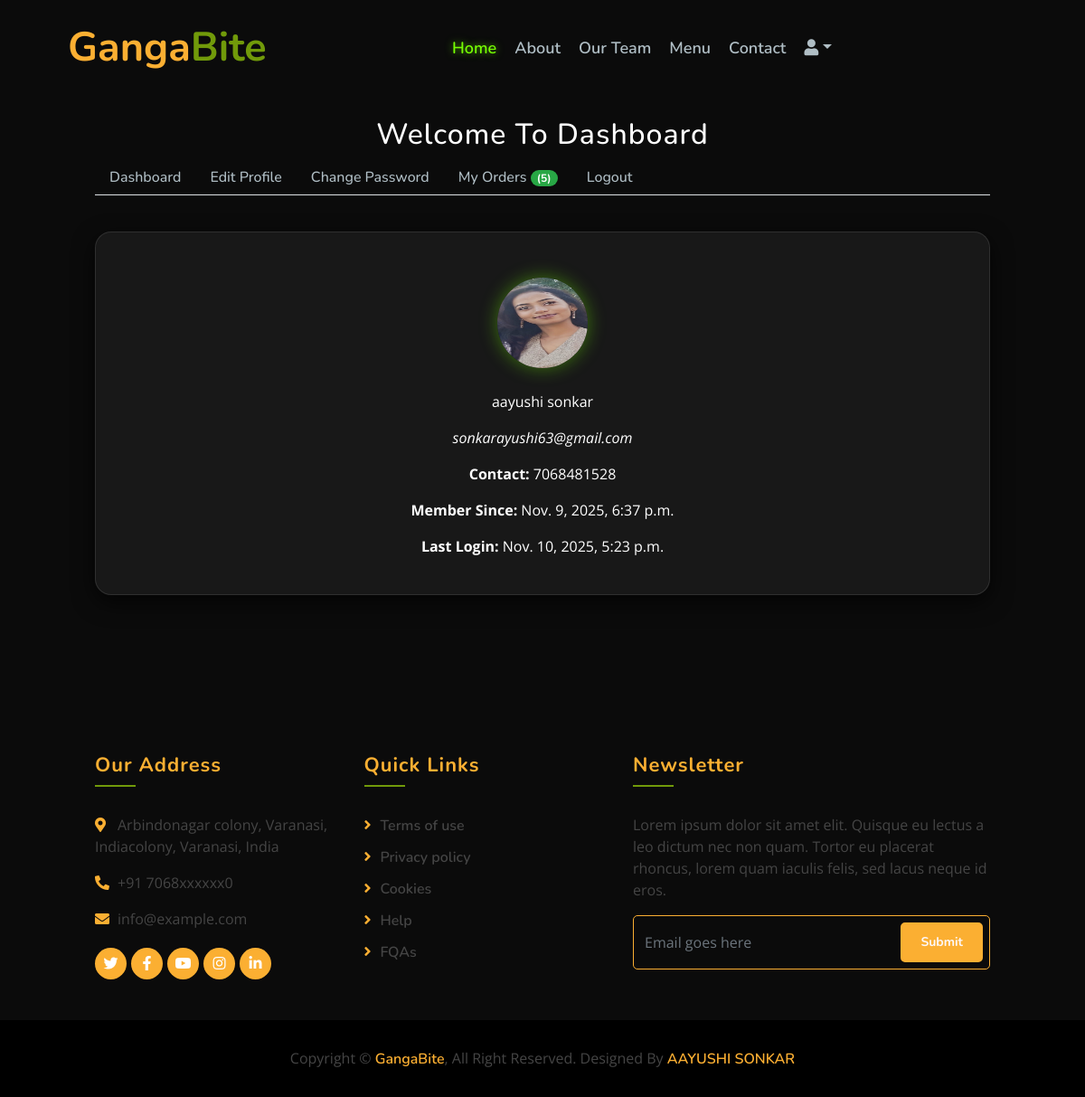
The app's page /dashboard/ (signed in) with its own data.
### myapp/models.py (models this page shows, shortened)
class Profile(models.Model):
    user = models.OneToOneField(User, on_delete=models.CASCADE)
    profile_pic = models.ImageField(upload_to='profiles/%Y/%m/%d', null=True, blank=True)
    contact_number = models.CharField(max_length=15, null=True, blank=True)
    address = models.TextField(blank=True)
    updated_on = models.DateTimeField(auto_now=True)
    class Meta:
        verbose_name_plural="Profile Table"

### myapp/views.py (the view, shortened to what this page needs)
# urls.py: path('dashboard/', views.dashboard, name='dashboard'),
def dashboard(request):
    if not request.user.is_authenticated:
        return HttpResponseRedirect('/login')
    context = {}
    login_user = get_object_or_404(User, id=request.user.id)
    profile, created = Profile.objects.get_or_create(user=login_user)
    context['profile'] = profile
    orders = Order.objects.filter(customer__user__id=request.user.id).order_by('-id')
    context['orders'] = orders
    return render(request, 'dashboard.html', context)

### template/dashboard.html (shortened to what this page needs)
{% extends "base.html" %}
{% block content %}
<section id="mu-contact" style="padding-top:100px;">
    <div class="container">
        <div class="row">
            <div class="col-md-12">
                <div class="mu-contact-area">
                    <div class="mu-heading-area text-center">
                        <h2 class="mu-heading-title" style="margin-top: 30px;">Welcome To Dashboard</h2>
                    </div>
                    <div class="mu-contact-content">
                        <ul class="nav nav-tabs">
                            <li class="nav-item">
                                <a href="#dash" class="nav-link" data-toggle="tab">Dashboard</a>
                            </li>
                            <li class="nav-item">
                                <a href="#edit" class="nav-link" data-toggle="tab">Edit Profile</a>
                            </li>
                            <li class="nav-item">
                                <a href="#cpass" class="nav-link" data-toggle="tab">Change Password</a>
                            </li>
                            <li class="nav-item">
                                <a href="#orders" class="nav-link" data-toggle="tab">My Orders
                                    <span class="badge badge-success badge-pill">({{orders|length}})</span>
                                </a>
                            </li>
                            <li class="nav-item">
                                <a href="{% url 'logout' %}" class="nav-link" >Logout</a>
                            </li>
                        </ul>
                        <div class="tab-content">
                            <div class="tab-pane container-fluid active" id="dash">
                                <div class="row">
                                    <div class="col-md-12 text-center dash-content">
                                        {% if profile.profile_pic %}
                                        <a href="/media/{{profile.profile_pic}}"><img src="/media/{{profile.profile_pic}}" alt="" class="pic"></a>
                                        {% else %}
                                        <span class='pic'>{{profile.user.first_name.0}}</span>
                                        {% endif %}
                                        <p>{{user.first_name}}</p>
                                        <p><em>{{user.email}}</em></p>
                                        <p><strong>Contact: </strong>{{profile.contact_number}}</p>
                                        <p><strong>Member Since: </strong>{{user.date_joined}}</p>
                                        <p><strong>Last Login: </strong>{{user.last_login}}</p>
                                    </div>
                                </div>
                            </div>
                        </div>
                    </div>
                </div>
            </div>
        </div>
    </div>
</section>
{% endblock %}

### template/base.html (shortened to what this page needs)
<!DOCTYPE html>
{% load static %}
<html lang="en">
    <head>
        <link href="https://stackpath.bootstrapcdn.com/bootstrap/4.4.1/css/bootstrap.min.css" rel="stylesheet">
        <link href="https://cdnjs.cloudflare.com/ajax/libs/font-awesome/5.10.0/css/all.min.css" rel="stylesheet">
        <link href="/static/lib/animate/animate.min.css" rel="stylesheet">
        <link href="/static/lib/owlcarousel/assets/owl.carousel.min.css" rel="stylesheet">
        <link href="/static/lib/flaticon/font/flaticon.css" rel="stylesheet">
        <link href="/static/lib/tempusdominus/css/tempusdominus-bootstrap-4.min.css" rel="stylesheet" />
        <link href="/static/css/style.css" rel="stylesheet">
    </head>
    <body>
        <div class="navbar navbar-expand-lg bg-light navbar-light">
            <div class="container-fluid">
                <a href="{% url 'index' %}" class="navbar-brand">Ganga<span>Bite</span></a>
                <div class="collapse navbar-collapse justify-content-between" id="navbarCollapse">
                    <div class="navbar-nav mx-auto">
                        <a href="{% url 'index' %}" class="nav-item nav-link active">Home</a>
                        <a href="{% url 'about' %}" class="nav-item nav-link">About</a>
                        <a href="{% url 'team' %}" class="nav-item nav-link">Our Team</a>
                        <a href="{% url 'all_dishes' %}" class="nav-item nav-link">Menu</a>
                        <a href="{% url 'contact' %}" class="nav-item nav-link">Contact</a>
                        {% if user.is_authenticated %}
                        <div class="nav-item dropdown">
                            <a href="#" class="nav-link dropdown-toggle" data-toggle="dropdown"><i class="fas fa-user"></i></a>
                        </div>
                        {% else %}
                        <a href="{% url 'register' %}" class="nav-link" ><i class="fas fa-user"></i></a>
                        {% endif %}
                    </div>
                </div>
            </div>
        </div>
        {% block content %}
        {% endblock %}
        <div class="footer">
            <div class="container">
                <div class="row">
                    <div class="col-lg-7">
                        <div class="row">
                            <div class="col-md-6">
                                <div class="footer-contact">
                                    <h2>Our Address</h2>
                                    <p><i class="fa fa-map-marker-alt"></i>Arbindonagar colony, Varanasi, Indiacolony, Varanasi, India</p>
                                    <p><i class="fa fa-phone-alt"></i>+91 7068xxxxxx0</p>
                                    <p><i class="fa fa-envelope"></i>info@example.com</p>
                                    <div class="footer-social">
                                        <a href=""><i class="fab fa-twitter"></i></a>
                                        <a href="https://www.facebook.com/SachTechSol/" target="_blank"><i class="fab fa-facebook-f"></i></a>
                                        <a href=""><i class="fab fa-youtube"></i></a>
                                        <a href=""><i class="fab fa-instagram"></i></a>
                                        <a href=""><i class="fab fa-linkedin-in"></i></a>
                                    </div>
                                </div>
                            </div>
                            <div class="col-md-6">
                                <div class="footer-link">
                                    <h2>Quick Links</h2>
                                    <a href="">Terms of use</a>
                                    <a href="">Privacy policy</a>
                                    <a href="">Cookies</a>
                                    <a href="">Help</a>
                                    <a href="">FQAs</a>
                                </div>
                            </div>
                        </div>
                    </div>
                    <div class="col-lg-5">
                        <div class="footer-newsletter">
                            <h2>Newsletter</h2>
                            <p>
                                Lorem ipsum dolor sit amet elit. Quisque eu lectus a leo dictum nec non quam. Tortor eu placerat rhoncus, lorem quam iaculis felis, sed lacus neque id eros.
                            </p>
                            <div class="form">
                                <input class="form-control" placeholder="Email goes here">
                                <button class="btn custom-btn">Submit</button>
                            </div>
                        </div>
                    </div>
                </div>
            </div>
            <div class="copyright">
                <div class="container">
                    <p>Copyright &copy; <a href="#">GangaBite</a>, All Right Reserved.</p>
                    <p>Designed By <a href="https://htmlcodex.com">AAYUSHI SONKAR</a></p>
                </div>
            </div>
        </div>
    </body>
</html>

### static/css/style.css (style rules this page uses)
body { color: #ffffff; background: #0b0b0b; font-family: 'open sans', sans-serif; }
h1, h2, h3, h4, h5, h6 { color: rgb(207, 207, 207); font-family: 'Nunito', sans-serif; }
a { font-family: 'Nunito', sans-serif; font-weight: 600; color: #fbaf32; transition: .3s; }
.btn.custom-btn { padding: 12px 25px; font-family: 'Nunito', sans-serif; font-size: 16px; font-weight: 600; color: #fdf7f7; background: #fbaf32; border: 2px solid #fbaf32; border-radius: 5px; transition: .5s; }
.container-fluid { max-width: 1366px; }
.navbar { position: relative; transition: .5s; z-index: 999; }
.navbar .navbar-brand { margin: 0; color: #fbaf32; font-size: 45px; line-height: 0px; font-weight: 700; font-family: 'Nunito', sans-serif; transition: .5s; }
.navbar .navbar-brand span { color: #719a0a; }
@media (min-width: 992px) { .navbar { position: absolute; width: 100%; padding: 30px 60px; background: transparent !important; z-index: 9; } }
@media (min-width: 992px) { .navbar .navbar-brand { color: #fbaf32; } }
@media (min-width: 992px) { .navbar-light .navbar-nav .nav-link, .navbar-light .navbar-nav .nav-link:focus { padding: 10px 10px 8px 10px; font-family: 'Nunito', sans-serif; color: #ffffff; font-size: 18px; font-weight: 600; } }
@media (min-width: 992px) { .navbar-light .navbar-nav .nav-link:hover, .navbar-light .navbar-nav .nav-link.active { color: #fbaf32; } }
.footer { position: relative; margin-top: 45px; padding-top: 90px; background: rgba(0, 0, 0, .04); }
.footer .footer-contact, .footer .footer-link, .footer .footer-newsletter { position: relative; margin-bottom: 45px; color: #454545; }
.footer .footer-contact h2, .footer .footer-link h2, .footer .footer-newsletter h2 { position: relative; margin-bottom: 30px; padding-bottom: 10px; font-size: 22px; font-weight: 700; color: #fbaf32; }
.footer .footer-contact h2::after, .footer .footer-link h2::after, .footer .footer-newsletter h2::after { position: absolute; content: ""; width: 45px; height: 2px; bottom: 0; left: 0; background: #719a0a; }
.footer .footer-link a { display: block; margin-bottom: 10px; color: #454545; transition: .3s; }
.footer .footer-link a::before { position: relative; content: "\f105"; font-family: "Font Awesome 5 Free"; font-weight: 900; margin-right: 10px; color: #fbaf32; }
.footer .footer-contact p i { width: 25px; color: #fbaf32; }
.footer .footer-social { position: relative; margin-top: 20px; display: flex; }
.footer .footer-social a { display: inline-block; margin-right: 5px; width: 35px; height: 35px; display: flex; align-items: center; justify-content: center; background: #fbaf32; border-radius: 35px; font-size: 16px; color: #ffffff; }
.footer .footer-social a:last-child { margin: 0; }
.footer .footer-newsletter .form { position: relative; width: 100%; }
.footer .footer-newsletter input { height: 60px; background: transparent; border: 1px solid #fbaf32; border-radius: 5px; }
.footer .footer-newsletter .btn { position: absolute; top: 8px; right: 8px; height: 44px; padding: 8px 20px; font-size: 14px; font-weight: 700; }
.footer .copyright { position: relative; width: 100%; padding: 30px 0; text-align: center; background: #000000; }
.footer .copyright p { margin: 0; display: inline-block; color: #454545; }
.footer .copyright p a { color: #fbaf32; }

### records on screen
Profile: profile_pic (picture), contact_number "7068481528"

### other values on screen
{{ orders|length }} "5"
{{ user.first_name }} "aayushi sonkar"
{{ user.email }} "sonkarayushi63@gmail.com"
{{ user.date_joined }} "Nov. 9, 2025, 6:37 p.m."
{{ user.last_login }} "Nov. 10, 2025, 5:23 p.m."
